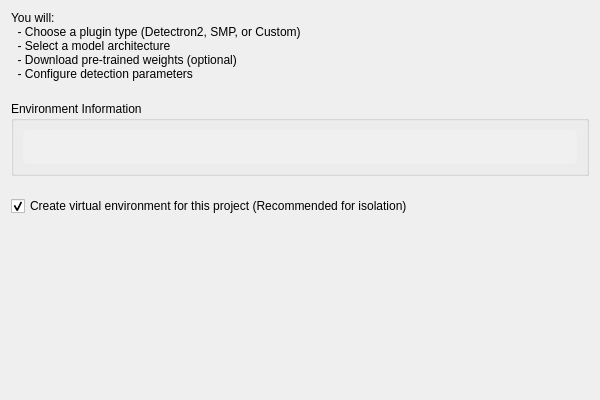
<?xml version="1.0" encoding="UTF-8"?>
<ui version="4.0">
 <class>WelcomePage</class>
 <widget class="QWizardPage" name="WelcomePage">
  <property name="geometry">
   <rect>
    <x>0</x>
    <y>0</y>
    <width>600</width>
    <height>400</height>
   </rect>
  </property>
  <layout class="QVBoxLayout" name="main_layout">
   <property name="spacing">
    <number>20</number>
   </property>
   <item>
    <widget class="QLabel" name="intro_label_">
     <property name="text">
      <string>You will:
  - Choose a plugin type (Detectron2, SMP, or Custom)
  - Select a model architecture
  - Download pre-trained weights (optional)
  - Configure detection parameters</string>
     </property>
     <property name="wordWrap">
      <bool>true</bool>
     </property>
    </widget>
   </item>
   <item>
    <widget class="QGroupBox" name="env_group_">
     <property name="title">
      <string>Environment Information</string>
     </property>
     <layout class="QVBoxLayout" name="env_layout">
      <item>
       <widget class="QLabel" name="python_info_label_">
        <property name="styleSheet">
         <string notr="true">QLabel { background-color: #f0f0f0; padding: 10px; border-radius: 5px; }</string>
        </property>
        <property name="text">
         <string/>
        </property>
        <property name="wordWrap">
         <bool>true</bool>
        </property>
       </widget>
      </item>
     </layout>
    </widget>
   </item>
   <item>
    <widget class="QCheckBox" name="create_venv_checkbox_">
     <property name="text">
      <string>Create virtual environment for this project (Recommended for isolation)</string>
     </property>
     <property name="checked">
      <bool>true</bool>
     </property>
    </widget>
   </item>
   <item>
    <spacer name="verticalSpacer">
     <property name="orientation">
      <enum>Qt::Vertical</enum>
     </property>
     <property name="sizeHint" stdset="0">
      <size>
       <width>20</width>
       <height>40</height>
      </size>
     </property>
    </spacer>
   </item>
  </layout>
 </widget>
 <resources/>
 <connections/>
</ui>
